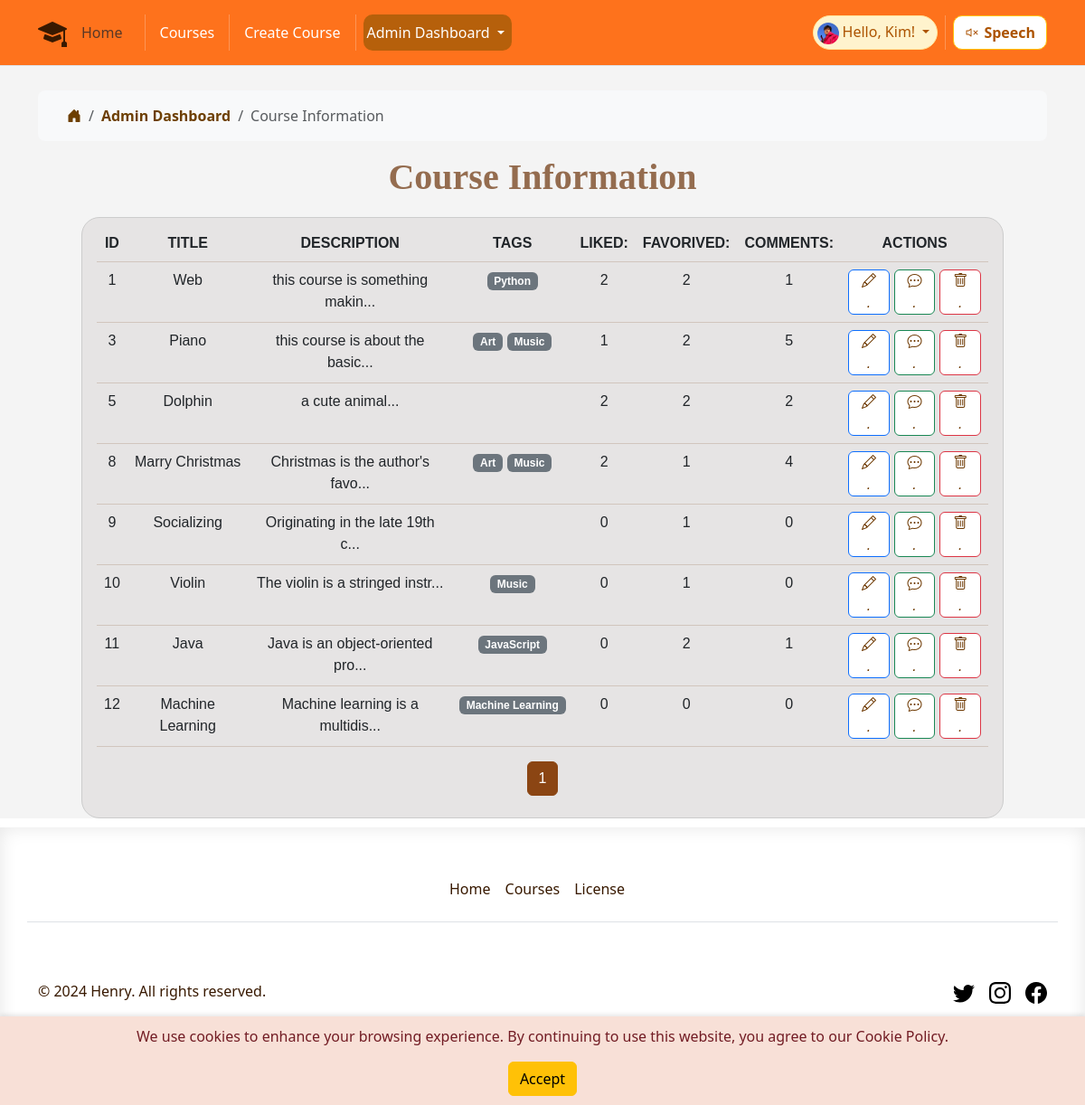
Before: /course_record (signed in) with the older database file.
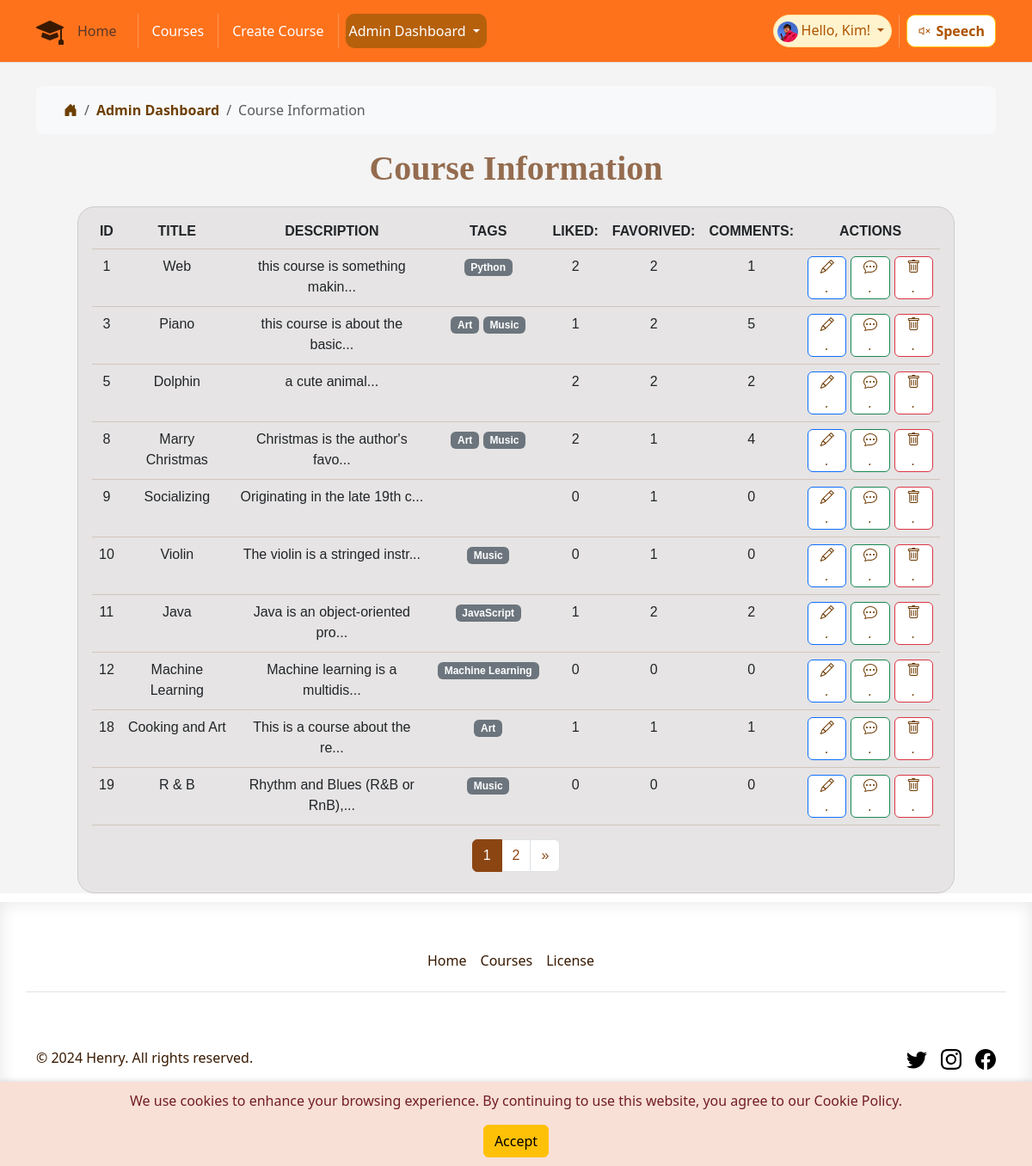
After: the same page with the newer database file.
### app/models.py (models this page shows, shortened)
class Course(db.Model):
    id = db.Column(db.Integer, primary_key=True)
    title = db.Column(db.String(100), nullable=False)
    description = db.Column(db.Text)
    created_at = db.Column(db.DateTime, default=datetime.utcnow)
    updated_at = db.Column(
        db.DateTime, default=datetime.utcnow, onupdate=datetime.utcnow)
    likes_count = db.Column(db.Integer, default=0)
    video_url = db.Column(db.String(255))
    image_url = db.Column(db.String(255))
    liked_by = db.relationship('User',
                               secondary='likes', lazy='dynamic',
                               backref=db.backref('liked_courses',
                                                  lazy='dynamic'))
    tags = db.relationship('Tag',
                           secondary=course_tags,
                           lazy='dynamic',
                           backref=db.backref('courses', lazy='dynamic'))
    comments = db.relationship('Comment', backref='course', lazy='dynamic')

class Tag(db.Model):
    id = db.Column(db.Integer, primary_key=True)
    name = db.Column(db.String(50), unique=True, nullable=False)
    description = db.Column(db.String(200), nullable=True)

### app/routes.py (the view)
@main.route('/course_record', methods=['GET'])
@role_required('manager')
def course_record():
    current_app.logger.info('Entering course_record')
    page = request.args.get('page', 1, type=int)
    per_page = 10
    pagination = Course.query.paginate(
        page=page, per_page=per_page, error_out=False)
    courses = pagination.items
    current_app.logger.info('Exiting course_record')
    return render_template('course_record.html', courses=courses,
                           pagination=pagination)

### app/models.py (called while the page is built)
@login_manager.user_loader
def load_user(id):
    return User.query.get(int(id))

### app/routes.py (called while the page is built)
def role_required(*required_roles):
    def decorator(f):
        @wraps(f)
        def decorated_function(*args, **kwargs):
            current_app.logger.info(
                f'Checking role for user {current_user.username}')
            if not current_user.is_authenticated:
                current_app.logger.warning(
                    f'User {current_user.username} is not authenticated')
                abort(403)
            if current_user.role not in required_roles:
                current_app.logger.warning(
                    f'User {current_user.username} does not have '
                    f'required roles: {required_roles}')
                abort(403)
            return f(*args, **kwargs)
        return decorated_function
    return decorator

### app/templates/course_record.html (shortened to what the changed rows need)
{% extends 'base.html' %}
{% block content %}
<div class="fancy-tittle">
    <h1 class="fancy-tittle">Course Information</h1>
</div>
<div class="container-fluid px-3 py-2 table-responsive table-box">
    {% if courses %}
    <table class="table table-line">
        <thead class="theadstyle">
            <tr class="text-uppercase">
                <th>ID</th>
                <th>Title</th>
                <th>Description</th>
                <th>Tags</th>
                <th>Liked:</th>
                <th>Favorived:</th>
                <th>Comments:</th>
                <th>Actions</th>
            </tr>
        </thead>
        <tbody>
            {% for course in courses %}
            <tr>
                <td class="form-omi">{{ course.id }}</td>
                <td class="form-omi">{{ course.title }}</td>
                <td class="form-omi">{{ course.description[:30] }}...</td>
                <td class="form-omi">
                    {% if course.tags %}
                    {% for tag in course.tags %}
                    <span class="badge bg-secondary">{{ tag.name }}</span>
                    {% endfor %}
                    {% else %}
                    <span class="badge bg-light">No tags</span>
                    {% endif %}
                </td>
                <td class="form-omi">{{ course.likes_count }}</td>
                <td class="form-omi">{{ course.favorited_by.count() }}</td>
                <td class="form-omi">{{ course.comments.count() }}</td>
                <td>
                    <div class="fun-button">
                        <form action="{{ url_for('main.edit_course', course_id=course.id) }}" method="GET">
                            <button type="submit" class="btn btn-primary">
                                <i class="bi bi-pencil">.</i>
                            </button>
                        </form>
                        <form action="{{ url_for('main.course_comments', course_id=course.id) }}" method="GET">
                            <button type="submit" class="btn btn-success">
                                <i class="bi bi-chat-dots">.</i>
                            </button>
                        </form>
                        <form action="{{ url_for('main.delete_course', course_id=course.id) }}" method="POST"
                            style="display:inline;">
                            <button type="submit" class="btn btn-danger"
                                onclick="return confirm('Are you sure you want to delete this course?');">
                                <i class="bi bi-trash">.</i>
                            </button>
                        </form>
                    </div>
                </td>
            </tr>
            {% endfor %}
        </tbody>
    </table>
    <nav aria-label="Page navigation">
        <ul class="pagination justify-content-center">
            {% for page_num in pagination.iter_pages() %}
            <li class="page-item {% if page_num == pagination.page %}active{% endif %}">
                <a class="page-link" href="{{ url_for('main.course_record', page=page_num) }}">{{ page_num }}</a>
            </li>
            {% endfor %}
            {% if pagination.has_next %}
            <li class="page-item">
                <a class="page-link" href="{{ url_for('main.course_record', page=pagination.next_num) }}"
                    aria-label="Next">
                    <span aria-hidden="true">&raquo;</span>
                </a>
            </li>
            {% endif %}
        </ul>
    </nav>
    {% else %}
    <h1>No courses found.</h1>
    {% endif %}
</div>
{% endblock %}

Changed rows visible on the page:
changed Course "Java": likes_count "0" → "1"; comments.count "1" → "2"
added Course: id "18", title "Cooking and Art", description "This is a course about the re", likes_count "1", favorited_by.count "1", comments.count "1", Tag (name "Art")
added Course: id "19", title "R & B", description "Rhythm and Blues (R&B or RnB),", likes_count "0", favorited_by.count "0", comments.count "0", Tag (name "Music")
Other visible differences:
new list line: "2"
